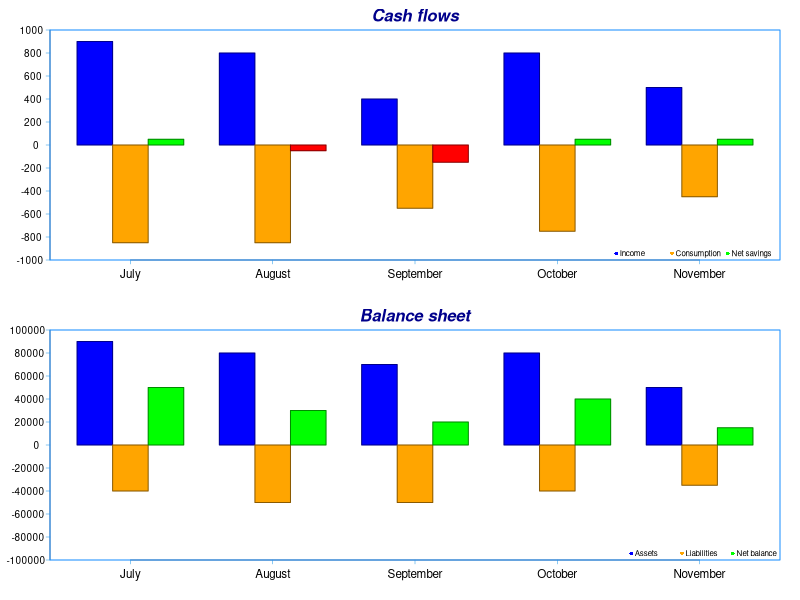

Write the R code that produced this figure.
#Cash flow data
Cashflow.income <- c(900,800,400,800,500)
Cashflow.consumption <- c(-850,-850,-550,-750,-450)
Cashflow.savings <- Cashflow.income + Cashflow.consumption
Cashflows <- rbind(Cashflow.income, Cashflow.consumption, Cashflow.savings)
colnames(Cashflows) <- c("July", "August","September", "October","November")
Cashflow.table <- as.table(Cashflows)
Cashflow.color <- c("blue","orange")

#Balance sheet data
Balance.assets <- c(90000,80000,70000,80000,50000)
Balance.liabilities <- c(-40000,-50000,-50000,-40000,-35000)
Balance.net <- Balance.assets + Balance.liabilities
Balancesheet <- rbind(Balance.assets,Balance.liabilities,Balance.net)
colnames(Balancesheet) = colnames(Cashflows)
Balancesheet.table <- as.table(Balancesheet)

#define colors
net.color <- function(value){ 
  if(value >= 0) "green"
  else  "red"
}
net.border.color <- function(value){ 
  if(value >= 0) "green4"
  else  "red4"
}
colorMatrix <- function(value){
  mat = matrix(1:3*length(value), nrow = 3, ncol=length(value))
  for (i in 1: length(value)){
    mat[,i]=c(Cashflow.color,net.color(value[i]))
  }
  return(mat)
}
color.border <- c("blue4","orange4")
color.border.Matrix <- function(value){
  mat = matrix(1:3*length(value), nrow = 3, ncol=length(value))
  for (i in 1: length(value)){
    mat[,i]=c(color.border,net.border.color(value[i]))
  }
  return(mat)
}

#bar plots
layout(matrix(1:2, ncol=1))

par(mar = c(2,2.5,1.5,1))
#bar plot of cash flows
CashFlowPlot <-barplot(Cashflow.table, beside = TRUE,  ylim = c(-1000, 1000),
         names.arg = colnames(Cashflows), 
         col = colorMatrix(Cashflow.savings),
         mgp = c(1,0.1,0), 
        border = color.border.Matrix(Cashflow.savings),
        cex.names = 0.7, yaxt ="n")

title(main = "Cash flows", col.main = "blue4", 
      cex.main = 1, font.main = 4)
xAxisTicks <- CashFlowPlot[seq(2,length(CashFlowPlot), by=3)]
yAxisCashFlowValues <- seq(-1000,1000,200)
axis(1, at = xAxisTicks,labels = FALSE, xaxs="r", tcl = -0.2, 
     col.ticks=4, cex.axis = 0.6, lwd=0.5)
axis(2, at = yAxisCashFlowValues, 
     labels = format(yAxisCashFlowValues,scientific = FALSE),
     las =1, lwd = 0.5,
     yaxs = "r", tcl = -0.2, col.ticks=4, cex.axis = 0.6,
     hadj = 0.5)
legend("bottomright", bty="n", horiz=TRUE,
       legend =c("Income", "Consumption","Net savings"),
       pch = c(16,16,16), cex=0.48, x.intersp =0.5, y.intersp=0.4,
       col=colorMatrix(Cashflow.savings))
box(col="dodgerblue")

#bar plot of balance sheet
BalanceSheetPlot <- barplot(Balancesheet.table, beside = TRUE, ylim = c(-100000, 100000),
        names.arg = colnames(Balancesheet), 
        col = colorMatrix(Balance.net),
        mgp = c(1,0.1,0), 
        border=color.border.Matrix(Balance.net),
        cex.names = 0.7, yaxt ="n")

title(main = "Balance sheet", col.main = "blue4", font.main = 4,
      cex.main = 1)
yAxisBalanceSheetValues <- seq(-100000,100000,20000)
axis(1, at = xAxisTicks,labels = FALSE, xaxs="r", tcl = -0.2, 
     col.ticks=4, cex.axis = 0.6, lwd = 0.5)
axis(2, at = yAxisBalanceSheetValues, 
     labels = format(yAxisBalanceSheetValues,scientific=FALSE),
     las =1, yaxs = "r", tcl = -0.2, col.ticks=4, cex.axis = 0.6,
     hadj = 0.6, lwd = 0.5)
legend("bottomright", bty="n", horiz=TRUE,
       legend =c("Assets", "Liabilities","Net balance"),
       pch = c(16,16,16), cex=0.48, x.intersp =0.5, y.intersp=0.4,
       col=colorMatrix(Balance.net))
box(col="dodgerblue")
